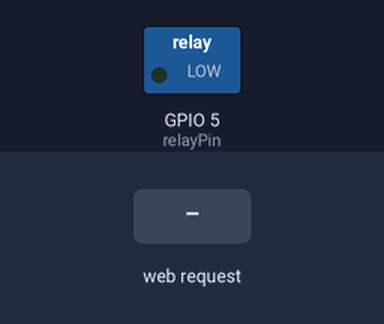
Simulated run of this sketch. Board: ESP8266 (NodeMCU). On the bench: switched loads named in the sketch (green lamp = pin HIGH). The test bench sets the inputs (shaded band). WiFi joins after 1.5 s; servers stay silent unless stated; what the sketch prints to the serial monitor is not drawn.

Above: at 3.7 s.
3.8 s: HTTP request GET / received
At 4.5 s:
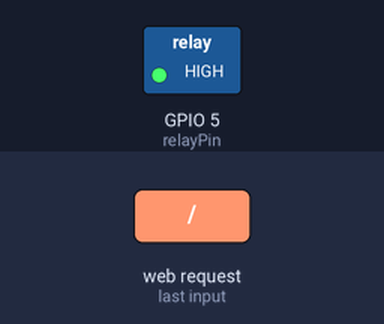
5.3 s: HTTP request GET /off received
At 5.7 s:
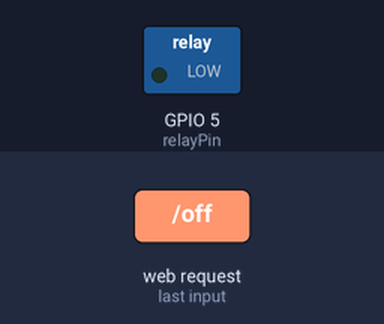
6.8 s: HTTP request GET /on received
At 8.0 s:
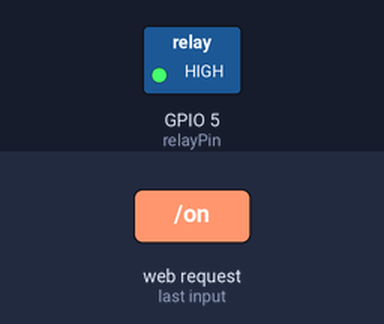
Timing chart, 0 to 9.8 s (numbered marks = the images above; inputs shaded):
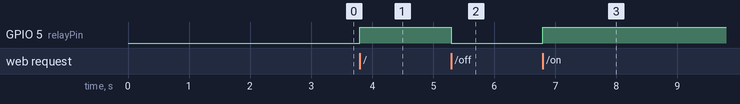

The sketch:

lamp.ino
```cpp
#include <ESP8266WiFi.h>
#include <WiFiClient.h>
#include <ESP8266WebServer.h>


const char* ssid     = "wifissid";// modeminizin wifi ismi
const char* password = "password";// modeminizin şifresi

ESP8266WebServer server(80);

IPAddress ip(192, 168, 1, 200);
IPAddress gateway(192, 168, 1, 1);
IPAddress subnet(255, 255, 255, 0);

const int relayPin = 5;
void On() {
  String message = "<html>\n";
   message += "<meta name=\"viewport\" content=\"width=device-width, initial-scale=1\">\n";
  message += "<head>\n";
  message += "<style>\n";
  message += ".onoffswitch {position: relative; width: 95px;-webkit-user-select:none; -moz-user-select:none; -ms-user-select: none;}\n ";
  message += ".onoffswitch-checkbox {display: none;}\n ";
  message += ".onoffswitch-label {display: block; overflow: hidden; cursor: pointer;border: 2px solid #999999; border-radius: 26px;}\n ";
  message += ".onoffswitch-inner {display: block; width: 200%; margin-left: -100%;transition: margin 0.3s ease-in 0s;}\n ";
  message += ".onoffswitch-inner:before, .onoffswitch-inner:after {display: block; float: left; width: 50%; height: 39px; padding: 0; line-height: 39px;font-size: 16px; color: white; font-family: Trebuchet, Arial, sans-serif; font-weight: bold;box-sizing: border-box;}\n ";
  message += ".onoffswitch-inner:before {content: \"ON\";padding-left: 18px;background-color: #34A7C1; color: #FFFFFF;}\n ";
  message += ".onoffswitch-inner:after {content: \"OFF\";padding-right: 18px;background-color: #EEEEEE; color: #999999;text-align: right;}\n ";
  message += ".onoffswitch-switch {display: block; width: 18px; margin: 10.5px;background: #FFFFFF;position: absolute; top: 0; bottom: 0;right: 52px;border: 2px solid #999999; border-radius: 26px;transition: all 0.3s ease-in 0s; }\n ";
  message += ".onoffswitch-checkbox:checked + .onoffswitch-label .onoffswitch-inner {margin-left: 0;}\n ";
  message += ".onoffswitch-checkbox:checked + .onoffswitch-label .onoffswitch-switch {right: 0px; }\n ";
  message += "</style>\n ";
  message += "</head>\n ";
  message += "<body>\n ";
 // message += "<h2>Lamp</h2>\n ";
  message += "<div class=\"onoffswitch\">\n ";
  message += "<input type=\"checkbox\" name=\"onoffswitch\" onclick=\"location.href='\\off'\" class=\"onoffswitch-checkbox\" id=\"myonoffswitch\" checked >\n";
  message += "<label class=\"onoffswitch-label\" for=\"myonoffswitch\">\n";
  message += "<span class=\"onoffswitch-inner\"></span>\n";
  message += "<span class=\"onoffswitch-switch\"></span>\n";
  message += "</label>\n";
  message += "</div>\n";
  message += "</body>\n";
  message += "</html>\n";
  digitalWrite(relayPin, HIGH);
  server.send(200, "text/html", message);
}

void off() {
  String message = "<html>\n";
   message += "<meta name=\"viewport\" content=\"width=device-width, initial-scale=1\">\n";
  message += "<head>\n";
  message += "<style>\n";
  message += ".onoffswitch {position: relative; width: 95px;-webkit-user-select:none; -moz-user-select:none; -ms-user-select: none;}\n ";
  message += ".onoffswitch-checkbox {display: none;}\n ";
  message += ".onoffswitch-label {display: block; overflow: hidden; cursor: pointer;border: 2px solid #999999; border-radius: 26px;}\n ";
  message += ".onoffswitch-inner {display: block; width: 200%; margin-left: -100%;transition: margin 0.3s ease-in 0s;}\n ";
  message += ".onoffswitch-inner:before, .onoffswitch-inner:after {display: block; float: left; width: 50%; height: 39px; padding: 0; line-height: 39px;font-size: 16px; color: white; font-family: Trebuchet, Arial, sans-serif; font-weight: bold;box-sizing: border-box;}\n ";
  message += ".onoffswitch-inner:before {content: \"ON\";padding-left: 18px;background-color: #34A7C1; color: #FFFFFF;}\n ";
  message += ".onoffswitch-inner:after {content: \"OFF\";padding-right: 18px;background-color: #EEEEEE; color: #999999;text-align: right;}\n ";
  message += ".onoffswitch-switch {display: block; width: 18px; margin: 10.5px;background: #FFFFFF;position: absolute; top: 0; bottom: 0;right: 52px;border: 2px solid #999999; border-radius: 26px;transition: all 0.3s ease-in 0s; }\n ";
  message += ".onoffswitch-checkbox:checked + .onoffswitch-label .onoffswitch-inner {margin-left: 0;}\n ";
  message += ".onoffswitch-checkbox:checked + .onoffswitch-label .onoffswitch-switch {right: 0px; }\n ";
  message += "</style>\n ";
  message += "</head>\n ";
  message += "<body>\n ";
 // message += "<h2>Lamp</h2>\n ";
  message += "<div class=\"onoffswitch\">\n ";
  message += "<input type=\"checkbox\" name=\"onoffswitch\" onclick=\"location.href='\\on'\" class=\"onoffswitch-checkbox\" id=\"myonoffswitch\" >\n";
  message += "<label class=\"onoffswitch-label\" for=\"myonoffswitch\">\n";
  message += "<span class=\"onoffswitch-inner\"></span>\n";
  message += "<span class=\"onoffswitch-switch\"></span>\n";
  message += "</label>\n";
  message += "</div>\n";
  message += "</body>\n";
  message += "</html>\n";
  digitalWrite(relayPin, LOW);
  server.send(200, "text/html", message);
}

void setup() {
 pinMode(relayPin, OUTPUT);
  delay(1000);
  Serial.begin(115200);
  Serial.println();
   /*
  Serial.print("Configuring access point...");

    WiFi.softAP(ssid, password);

    IPAddress myIP = WiFi.softAPIP();
    Serial.print("AP IP address: ");
    Serial.println(myIP);
  */
 //WiFi.config(ip, gateway, subnet);
  WiFi.begin(ssid, password);

  while (WiFi.status() != WL_CONNECTED) {
    delay(500);
    Serial.print(".");
  }

  Serial.println("");
  Serial.println("WiFi connected");
  Serial.println("IP address: ");
  Serial.println(WiFi.localIP());

server.on("/", On);

  server.on("/on", On);
  server.on("/off", off);
  server.begin();
  Serial.println("HTTP server started");


}

void loop() {
  server.handleClient();
}
```

Measured:
- after the input at 3.8 s, GPIO 5 (relayPin): LOW → HIGH at once
- after the input at 5.3 s, GPIO 5 (relayPin): HIGH → LOW at once
- after the input at 6.8 s, GPIO 5 (relayPin): LOW → HIGH at once
